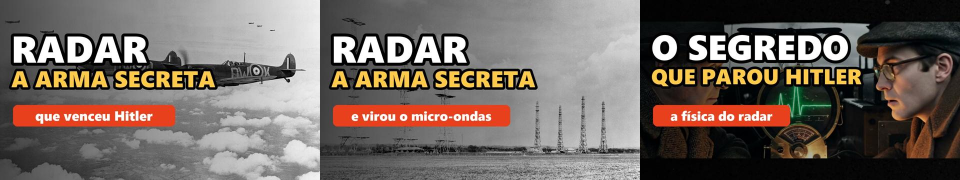
#> input picture fisica-sem-misterio/video/capas/_folha_radar.jpg, 1920 x 360 px, given in place of Av_jett.jpg, which was not available (shown at 1/2 size)
$ python capa_aviao.py
#> lines starting #> are read from the running program, lines starting #| are printed output that depends on the picture; pictures that were not available may be replaced by others from this repository, and a replacement may not be noted
"""Capas do longo AviaoPassageiro (21/10) — 3 versões para o Teste A/B do YouTube."""
from pathlib import Path
from PIL import Image, ImageDraw, ImageFont, ImageEnhance
D = Path(__file__).resolve().parent; FOT = D.parent / "public/fotos"
F = "C:/Windows/Fonts/seguibl.ttf"
def texto(d, xy, s, tam, cor, contorno=10, anchor="la"):
    d.text(xy, s, font=ImageFont.truetype(F, tam), fill=cor, stroke_width=contorno, stroke_fill="black", anchor=anchor)
def base(nome, box=None):
#> called with nome = 'Av_jett'
    im = Image.open(FOT / f"{nome}.jpg").convert("RGB")
#> im is the input picture: PIL image 1920x360 RGB; mean R, G, B 113.6, 103, 96.3
    if box: im = im.crop(box)
    r = 1280 / 720
    if im.width / im.height > r:
        w = int(im.height * r); x = (im.width - w) // 2; im = im.crop((x, 0, x + w, im.height))
#> after `w = int(im.height * r)`: w = 640
#> after `x = (im.width - w) // 2`: x = 640
#> after `im = im.crop((x, 0, x + w, im.height))`:
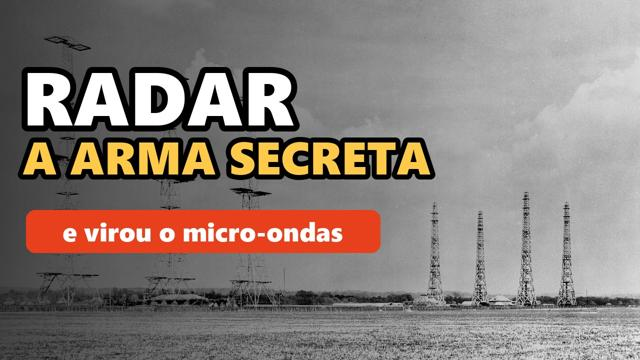
#> im: PIL image 640x360 RGB; mean R, G, B 138.4, 127.6, 121.9
    else:
        h = int(im.width / r); y = (im.height - h) // 2; im = im.crop((0, y, im.width, y + h))
    im = im.resize((1280, 720), Image.LANCZOS)
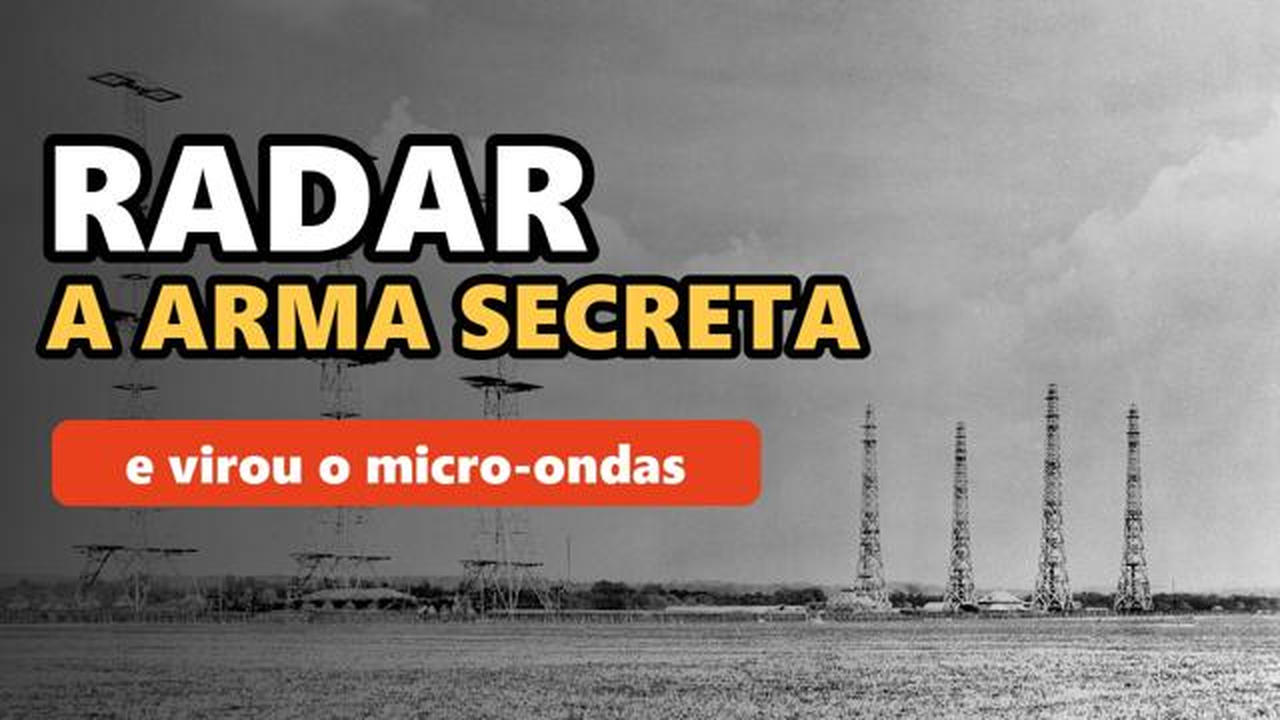
#> im: PIL image 1280x720 RGB; mean R, G, B 138.4, 127.7, 121.9
    im = ImageEnhance.Contrast(im).enhance(1.15)
    g = Image.linear_gradient("L").rotate(90).resize((1280, 720)).point(lambda v: int((255 - v) * 0.7))
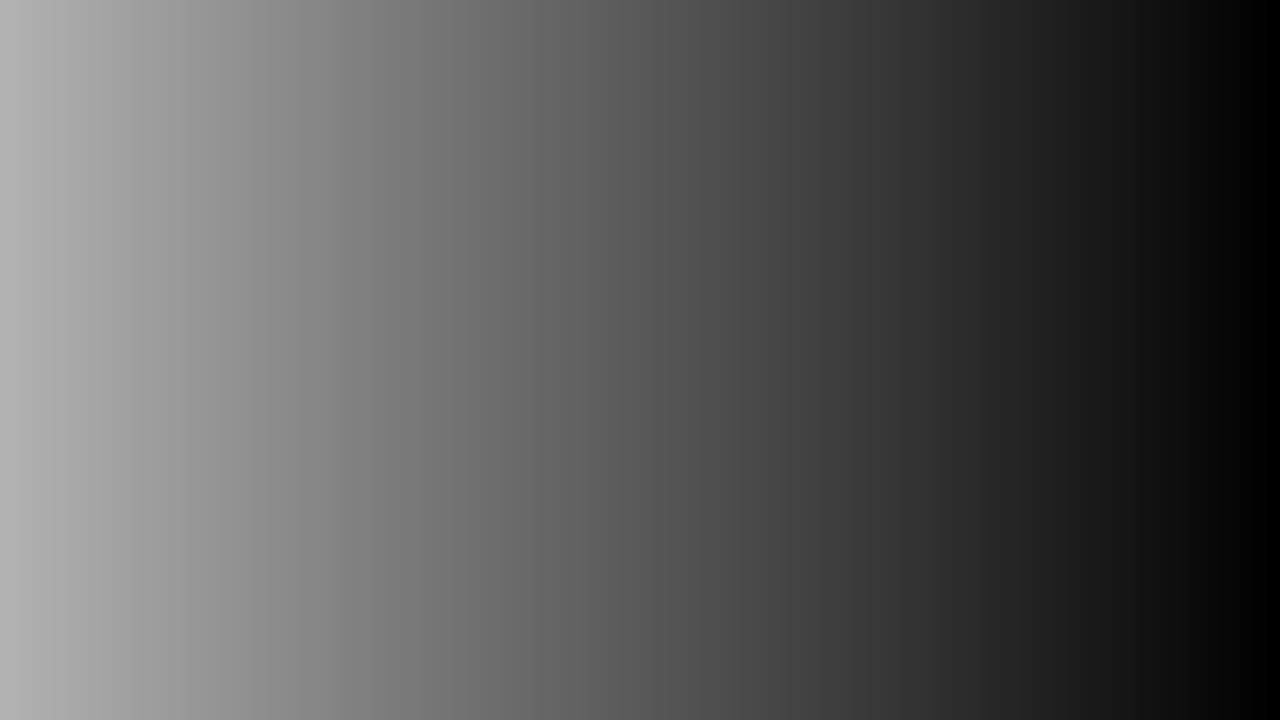
#> g: PIL image 1280x720 L; min 0, max 178, mean 88.8
    return Image.composite(Image.new("RGB", im.size, "black"), im, g)
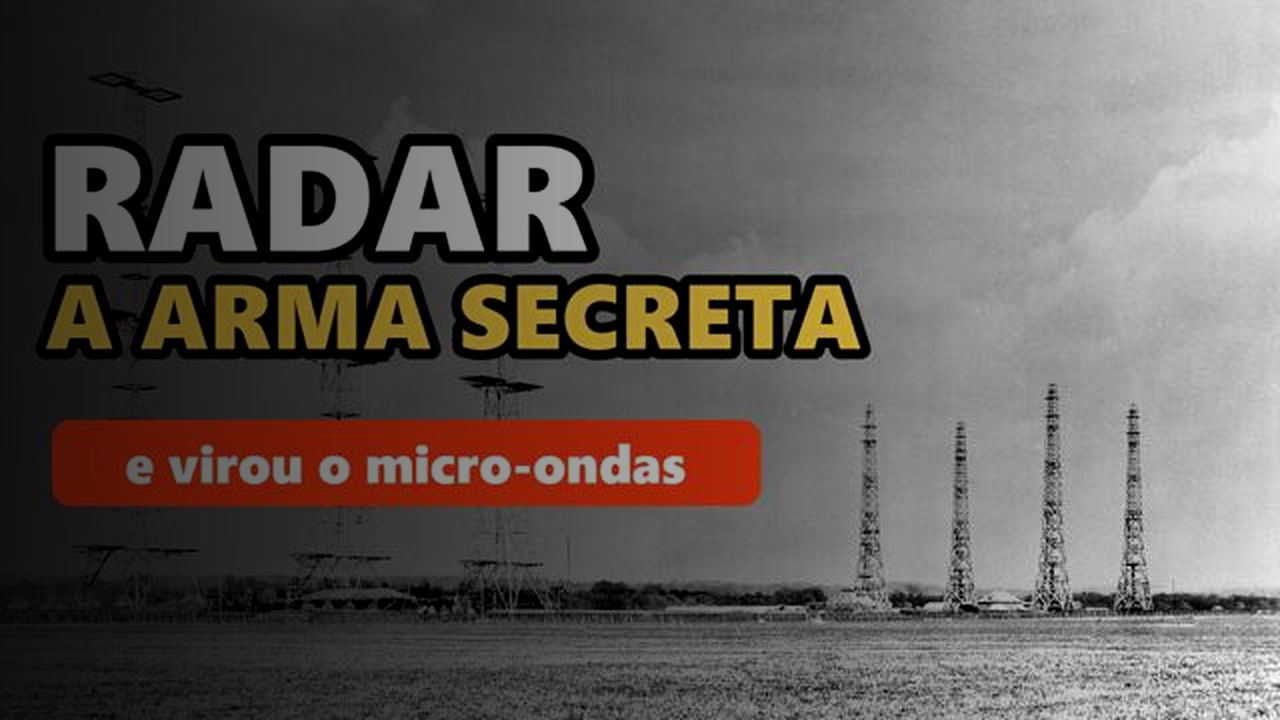
#> returned value: PIL image 1280x720 RGB; mean R, G, B 96.9, 90.6, 87.1
# A: o 747 jogando combustível
im = base("Av_jett"); d = ImageDraw.Draw(im)
texto(d, (45, 90), "NÃO PODE", 130, "#FFFFFF", 11); texto(d, (45, 230), "POUSAR!", 130, "#FFC94A", 11)
d.rounded_rectangle((52, 420, 740, 505), 18, fill="#E8401C"); texto(d, (396, 462), "por que joga combustível?", 48, "white", 0, "mm")
im.save(D / "capa_AviaoPassageiro_A.jpg", quality=92)
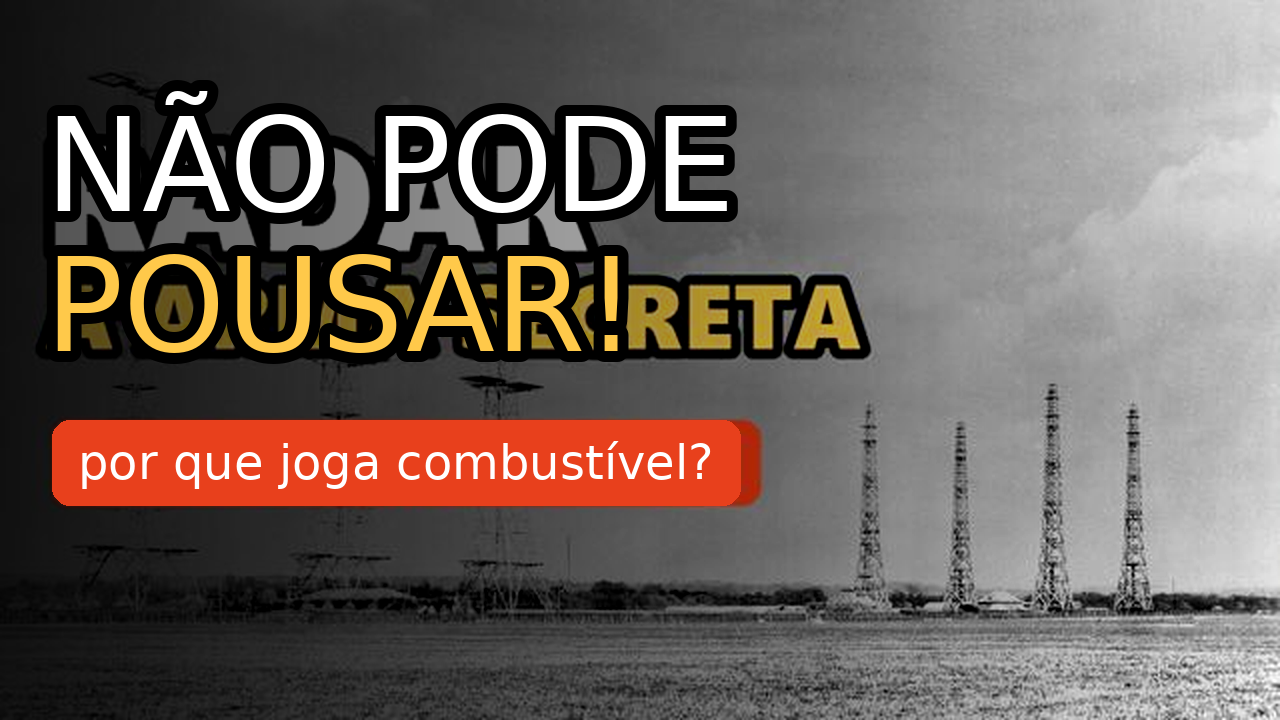
#> saved as capa_AviaoPassageiro_A.jpg: PIL image 1280x720 RGB; mean R, G, B 107.4, 95.9, 90.1
# B: o 777 decolando
im = base("Av_777"); d = ImageDraw.Draw(im)
texto(d, (45, 90), "PESADO DEMAIS", 108, "#FFFFFF", 10); texto(d, (45, 215), "PRA POUSAR?", 108, "#FFC94A", 10)
d.rounded_rectangle((52, 400, 640, 485), 18, fill="#E8401C"); texto(d, (346, 442), "+6 dúvidas de avião", 50, "white", 0, "mm")
im.save(D / "capa_AviaoPassageiro_B.jpg", quality=92)
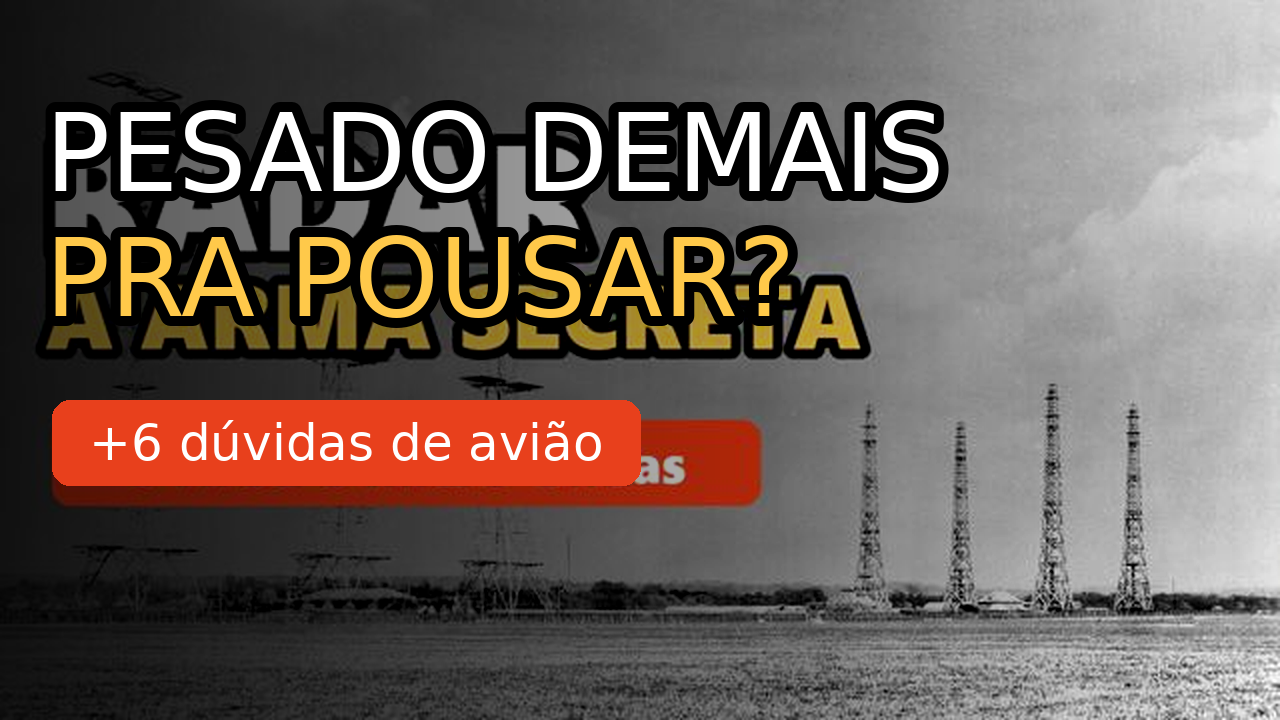
#> saved as capa_AviaoPassageiro_B.jpg: PIL image 1280x720 RGB; mean R, G, B 105.9, 93.5, 87.2
# C: a porta
im = base("Av_toque"); d = ImageDraw.Draw(im)
#> (the run stopped early here; a loop or call above may not have finished)
